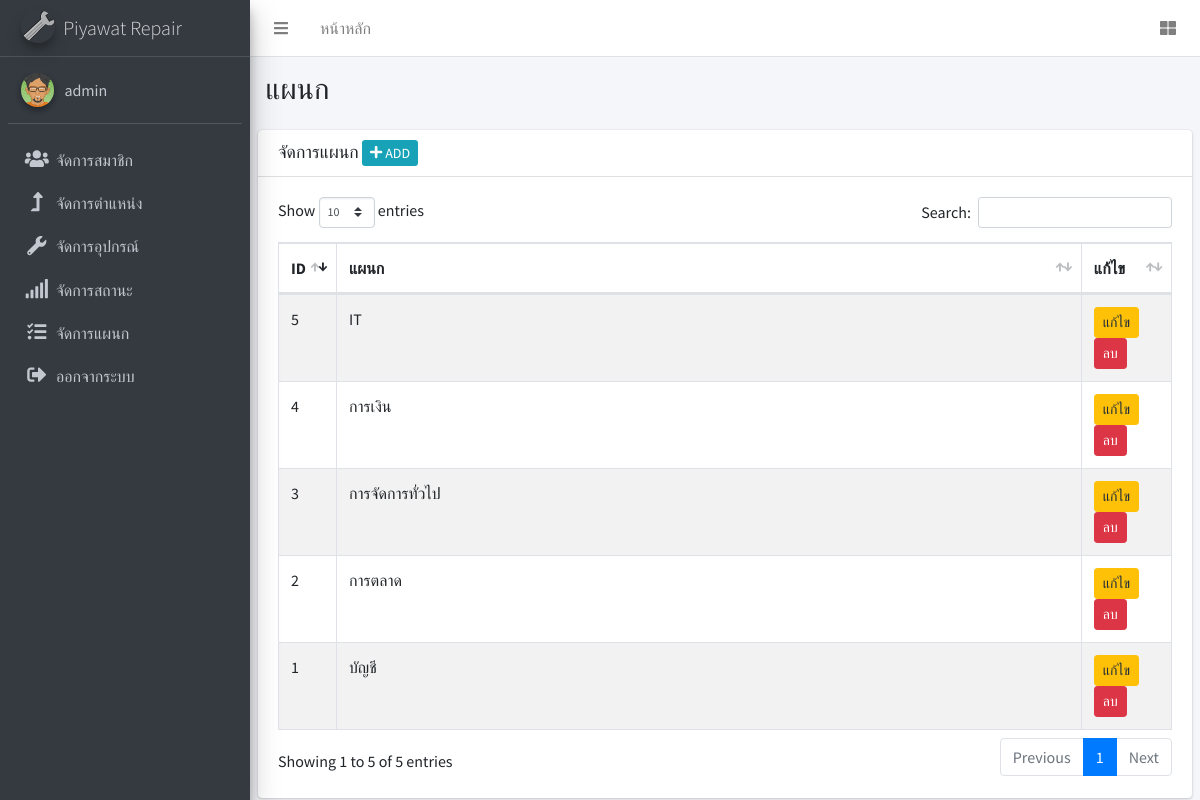
The page /admin/depm.php (signed in) on the database its author committed.
### tables this page shows
CREATE TABLE `tbl_member` (
  `m_id` int(11) NOT NULL,
  `ref_d_id` int(11) NOT NULL COMMENT 'tbl_department',
  `ref_p_id` int(11) NOT NULL COMMENT 'tbl_position',
  `m_username` varchar(50) NOT NULL,
  `m_password` varchar(50) NOT NULL,
  `m_fname` varchar(50) NOT NULL,
  `m_name` varchar(100) NOT NULL,
  `m_lname` varchar(100) NOT NULL,
  `m_phone` int(20) NOT NULL,
  `m_email` varchar(50) NOT NULL,
  `m_level` varchar(20) NOT NULL,
  `m_img` varchar(100) NOT NULL,
  `m_datesave` timestamp NOT NULL DEFAULT CURRENT_TIMESTAMP
);

CREATE TABLE `tbl_department` (
  `d_id` int(11) NOT NULL,
  `d_name` varchar(100) NOT NULL
);

### admin/depm_list.php (the view, shortened to what this page needs)
<?php
$query = "SELECT * FROM tbl_department ORDER BY d_id ASC" or die("Error:" . mysqli_error());
$result = mysqli_query($con, $query);
echo ' <table id="example1" class="table table-bordered table-striped">';
  echo "<thead>";
    echo "<tr class='warning'>
      <th width='5%'>ID</th>
      <th>แผนก</th>
      <th width='10%'>แก้ไข</th>
    </tr>";
  echo "</thead>";
  while($row = mysqli_fetch_array($result)) {
  echo "<tr>";
    echo "<td>" .$row["d_id"] .  "</td> ";
    echo "<td>" .$row["d_name"] .  "</td> ";
    echo "<td><a href='depm.php?act=edit&ID=$row[0]' class='btn btn-warning btn-sm'>แก้ไข</a>
<a href='depm_del_db.php?ID=$row[0]' onclick=\"return confirm('Do you want to delete this record? !!!')\" class='btn btn-danger btn-sm'>ลบ</a></td> ";
    echo "</tr>";
  }
echo "</table>";
?>

### admin/depm.php (shortened to what this page needs)
<?php include('h.php');?>
<body class="hold-transition skin-red sidebar-mini">
  <div class="wrapper">
    <?php include('menutop.php');?>
      <aside class="main-sidebar sidebar-dark-primary elevation-4">
          <a href="index.php" class="brand-link">
              <img src="../dist/img/wrench.png" alt="AdminLTE Logo" class="brand-image img-circle elevation-3"
                   style="opacity: .8">
              <span class="brand-text font-weight-light">Piyawat Repair</span>
          </a>
          <div class="sidebar">
              <div class="user-panel mt-3 pb-3 mb-3 d-flex">
                  <div class="image">
                      <img src="../m_img/<?php echo $m_img; ?>" class="img-circle elevation-2" alt="User Image">
                  </div>
                  <div class="info">
                      <a href="#" class="d-block"><?php echo $m_name; ?></a>
                  </div>
              </div>
              <nav class="mt-2">
                  <ul class="nav nav-pills nav-sidebar flex-column" data-widget="treeview" role="menu"
                      data-accordion="false">
                      <li class="nav-item">
                          <a href="member.php" class="nav-link">
                              <i class="nav-icon fas fa-users"></i>
                              <p>
                                  จัดการสมาชิก
                              </p>
                          </a>
                      </li>
                      <li class="nav-item">
                          <a href="position.php" class="nav-link">
                              <i class="nav-icon fas fa-level-up-alt"></i>
                              <p>
                                  จัดการตำแหน่ง
                              </p>
                          </a>
                      </li>
                      <li class="nav-item">
                          <a href="device.php" class="nav-link">
                              <i class="nav-icon fas fa-wrench"></i>
                              <p>
                                  จัดการอุปกรณ์
                              </p>
                          </a>
                      </li>
                      <li class="nav-item">
                          <a href="status.php" class="nav-link">
                              <i class="nav-icon fas fa-signal"></i>
                              <p>
                                  จัดการสถานะ
                              </p>
                          </a>
                      </li>
                      <li class="nav-item">
                          <a href="depm.php" class="nav-link">
                              <i class="nav-icon fas fa-tasks"></i>
                              <p>
                                  จัดการแผนก
                              </p>
                          </a>
                      </li>
                      <li class="nav-item">
                          <a href="../logout.php" class="nav-link"
                             onclick="return confirm('คุณต้องการออกจากระบบหรือไม่ ?');">
                              <i class="nav-icon fas fa-sign-out-alt"></i>
                              <p>
                                  ออกจากระบบ
                              </p>
                          </a>
                      </li>
              </nav>
          </div>
      </aside>
      <div class="content-wrapper">
          <section class="content-header">
              <div class="container-fluid">
                  <div class="row mb-2">
                      <div class="col-sm-6">
                          <h1>แผนก</h1>
                      </div>
                  </div>
              </div>
          </section>
          <section class="content">
              <div class="card">
                  <div class="card-header">
                      <h3 class="card-title">จัดการแผนก
                          <a href="depm.php?act=add" class="btn-info btn-sm"><i class="fas fa-plus"></i> ADD</a>
                      </h3>
                  </div>
                  <div class="card-body">
                      <?php
                      $act = $_GET['act'];
                      if($act == 'add'){
                          include('depm_form_add.php');
                      }elseif ($act == 'edit') {
                          include('depm_form_edit.php');
                      }else {
                          include('depm_list.php');
                      }
                      ?>
                  </div>
              </div>
          </section>
      </div>
    </body>
  </html>

### rows shown on the page
tbl_member: m_img (picture), m_name "admin"
tbl_department: d_id "1", d_name "บัญชี"
tbl_department: d_id "2", d_name "การตลาด"
tbl_department: d_id "3", d_name "การจัดการทั่วไป"
tbl_department: d_id "4", d_name "การเงิน"
tbl_department: d_id "5", d_name "IT"
